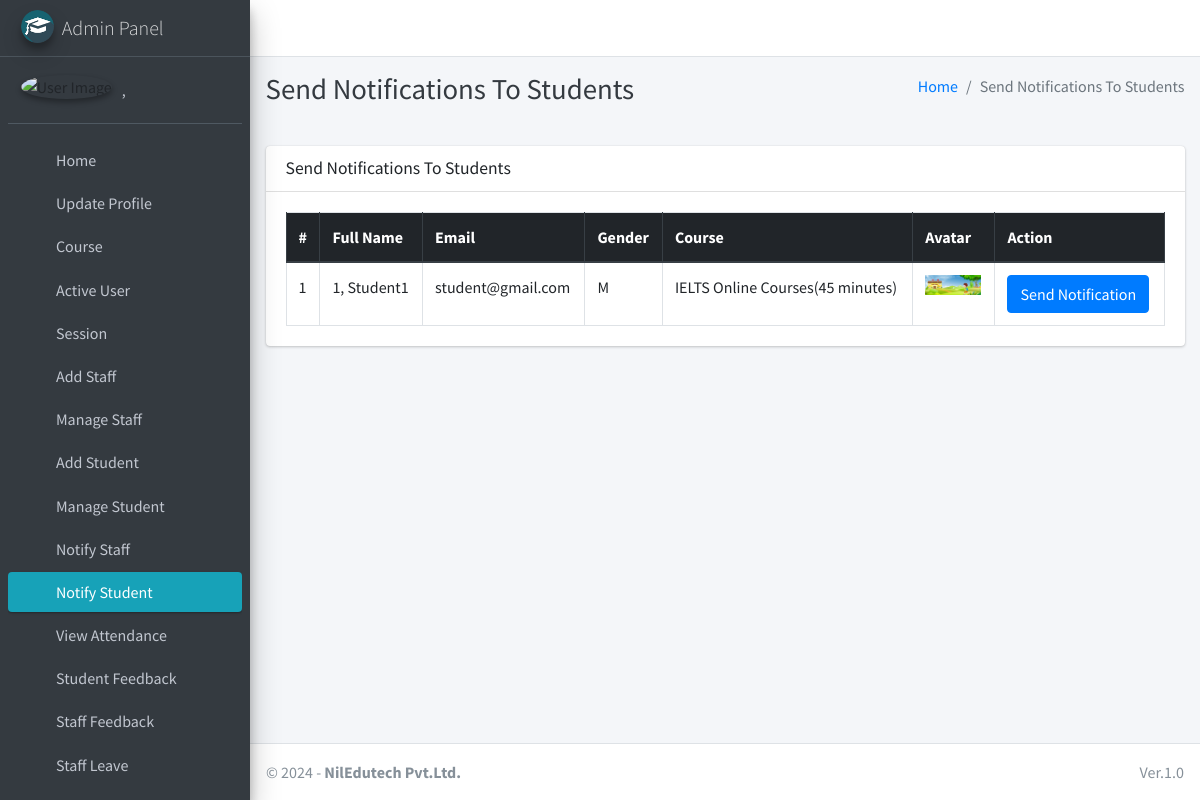
Page /admin_notify_student (signed in) on the committed database.
### main_app/models.py (models this page shows, shortened)
class CustomUser(AbstractUser):
    USER_TYPE = ((1, "HOD"), (2, "Staff"), (3, "Student"))
    GENDER = [("M", "Male"), ("F", "Female")]
    username = None  # Removed username, using email instead
    email = models.EmailField(unique=True)
    user_type = models.CharField(default=1, choices=USER_TYPE, max_length=1)
    gender = models.CharField(max_length=1, choices=GENDER)
    profile_pic = models.ImageField()
    address = models.TextField()
    fcm_token = models.TextField(default="")  # For firebase notifications
    created_at = models.DateTimeField(auto_now_add=True)
    updated_at = models.DateTimeField(auto_now=True)
    USERNAME_FIELD = "email"
    REQUIRED_FIELDS = []
    objects = CustomUserManager()
    def __str__(self):
        return self.last_name + ", " + self.first_name

class Student(models.Model):
    admin = models.OneToOneField(CustomUser, on_delete=models.CASCADE)
    course = models.ForeignKey(Course, on_delete=models.DO_NOTHING, null=True, blank=False)
    session = models.ForeignKey(Session, on_delete=models.DO_NOTHING, null=True)

class Course(models.Model):
    name = models.CharField(max_length=120)
    created_at = models.DateTimeField(auto_now_add=True)
    updated_at = models.DateTimeField(auto_now=True)

### main_app/hod_views.py (the view)
# urls.py: path("admin_notify_student", hod_views.admin_notify_student,
def admin_notify_student(request):
    student = CustomUser.objects.filter(user_type=3)
    context = {
        'page_title': "Send Notifications To Students",
        'students': student
    }
    return render(request, "hod_template/student_notification.html", context)

### main_app/templates/hod_template/student_notification.html (shortened to what this page needs)
{% extends 'main_app/base.html' %}
{% load static %}
{% block page_title %}{{page_title}}{% endblock page_title %}
{% block content %}
<section class="content">
    <div class="container-fluid">
        <div class="row">
            <div class="col-md-12">
                <div class="card">
                    <div class="card-header">
                        <h3 class="card-title">{{page_title}}</h3>
                    </div>
                    <div class="card-body">
                        <table id="example2" class="table table-bordered table-hover">
                            <thead class="thead-dark">
                                <tr>
                                    <th>#</th>
                                    <th>Full Name</th>
                                    <th>Email</th>
                                    <th>Gender</th>
                                    <th>Course</th>
                                    <th>Avatar</th>
                                    <th>Action</th>
                                </tr>
                            </thead>
                            <tbody>
                                {% for student in students %}
                                <tr>
                                    <td>{{ forloop.counter }}</td>
                                    <td>{{student.last_name}}, {{student.first_name}}</td>
                                    <td>{{student.email}}</td>
                                    <td>{{student.gender}}</td>
                                    <td>{{student.student.course.name}}</td>
                                    <td>
                                        {% if student.profile_pic == ""  %}
                                        No Image
                                        {% else %}
                                        <img class="img img-fluid mb-2" height="56" width="56"
                                            src="{{student.profile_pic}}" alt="">
                                        {% endif %}
                                    </td>
                                    <td><button data-toggle = "modal" data-target = "#myModal"class="btn btn-primary show_notification" value="{{student.id}}">Send Notification</button>
                                    </td>
                                </tr>
                                {% endfor %}
                            </tbody>
                        </table>
                    </div>
                </div>
            </div>
        </div>
    </div>
</section>
{% endblock content %}

### main_app/templates/main_app/base.html (shortened to what this page needs)
{% load static %}
<!DOCTYPE html>
<html>
<head>
    <link rel="stylesheet" href="{% static 'plugins/fontawesome-free/css/all.min.css'%} ">
    <link rel="stylesheet" href="https://code.ionicframework.com/ionicons/2.0.1/css/ionicons.min.css">
    <link rel="stylesheet"
        href="{% static 'plugins/tempusdominus-bootstrap-4/css/tempusdominus-bootstrap-4.min.css'%} ">
    <link rel="stylesheet" href="{% static 'plugins/icheck-bootstrap/icheck-bootstrap.min.css'%} ">
    <link rel="stylesheet" href="{% static 'dist/css/adminlte.min.css'%} ">
    <link rel="stylesheet" href="{% static 'plugins/overlayScrollbars/css/OverlayScrollbars.min.css'%} ">
    <link rel="stylesheet" href="{% static 'plugins/daterangepicker/daterangepicker.css'%} ">
</head>
<body class="hold-transition sidebar-mini layout-fixed">
    <div class="wrapper">
        <nav class="main-header navbar navbar-expand navbar-white navbar-light">
            <ul class="navbar-nav">
                <li class="nav-item">
                    <a class="nav-link" data-widget="pushmenu" href="#"><i class="fas fa-bars"></i></a>
                </li>
            </ul>
        </nav>
        {% include "main_app/sidebar_template.html" with user=user %}
        <div class="content-wrapper">
            <div class="content-header">
                <div class="container-fluid">
                    <div class="row mb-2">
                        <div class="col-sm-6">
                            <h1 class="m-0 text-dark">{% block page_title %}{% endblock page_title %}</h1>
                        </div>
                        <div class="col-sm-6">
                            <ol class="breadcrumb float-sm-right">
                                <li class="breadcrumb-item"><a href="#">Home</a></li>
                                <li class="breadcrumb-item active">{{ page_title }}</li>
                            </ol>
                        </div>
                    </div>
                </div>
            </div>
<section class="content">
    <div class="container-fluid">
        <div class="row">
            <div class="col-md-12">
            </div></div></div></section>
            {% block content %}
            {% endblock content %}
        </div>
        {% include "main_app/footer.html" %}
    </div>
</body>
</html>

### main_app/templates/main_app/sidebar_template.html (shortened to what this page needs)
{% load static %}
<aside class="main-sidebar sidebar-dark-info elevation-4">
    {% if request.user.user_type == '1' %}
    <a href="{% url 'admin_home' %}" class="brand-link">
        <img src="{% static 'dist/img/cmsl.png' %} " alt="AdminLTE Logo"
            class="brand-image img-circle elevation-3" >
        <span class="brand-text font-weight-light">Admin Panel</span>
    </a>
    <div class="sidebar">
        <div class="user-panel mt-3 pb-3 mb-3 d-flex">
            <div class="image">
                <img src="{{ request.user.profile_pic}}" class="img-circle elevation-2" alt="User Image">
            </div>
            <div class="info">
                <a href="#" class="d-block">{{user}}</a>
            </div>
        </div>
        <nav class="mt-2">
            <ul class="nav nav-pills nav-sidebar flex-column" data-widget="treeview" role="menu" data-accordion="false">
                <li class="nav-item">
                    {% url 'admin_home' as admin_home %}
                    <a href="{{admin_home}}" class="nav-link {% if admin_home == request.path %} active {% endif %}">
                        <i class="nav-icon fas fa-home"></i>
                        <p>
                            Home
                        </p>
                    </a>
                </li>
                <li class="nav-item">
                    {% url 'admin_view_profile' as admin_view_profile %}
                    <a href="{{admin_view_profile}}"
                        class="nav-link {% if admin_view_profile == request.path %} active {% endif %}">
                        <i class="nav-icon fas fa-address-card"></i>
                        <p>
                            Update Profile
                        </p>
                    </a>
                </li>
                <li class="nav-item has-treeview">
                    <a href="#" class="nav-link">
                        <i class="nav-icon fas fa-bookmark"></i>
                        <p>
                            Course
                            <i class="fas fa-angle-left right"></i>
                        </p>
                    </a>
                </li>
                <li class="nav-item has-treeview">
                    <a href="#" class="nav-link">
                        <i class="nav-icon fas fa-book"></i>
                        <p>
                            Active User
                            <i class="fas fa-angle-left right"></i>
                        </p>
                    </a>
                </li>
                <li class="nav-item has-treeview">
                    <a href="#" class="nav-link">
                        <i class="nav-icon fas fa-clock"></i>
                        <p>
                            Session
                            <i class="fas fa-angle-left right"></i>
                        </p>
                    </a>
                </li>
                <li class="nav-item">
                    {% url 'add_staff' as add_staff %}
                    <a href="{{add_staff}}" class="nav-link {% if add_staff == request.path %} active {% endif %}">
                        <i class="nav-icon fas fa-user-plus"></i>
                        <p>
                            Add Staff
                        </p>
                    </a>
                </li>
                <li class="nav-item">
                    {% url 'manage_staff' as manage_staff %}
                    {% url 'edit_staff' staff_id as edit_staff %}
                    <a href="{{manage_staff}}"
                        class="nav-link {% if manage_staff == request.path or request.path == edit_staff %} active {% endif %}">
                        <i class="nav-icon fas fa-th"></i>
                        <p>
                            Manage Staff
                        </p>
                    </a>
                </li>
                <li class="nav-item">
                    {% url 'add_student' as add_student%}
                    <a href="{{add_student}}" class="nav-link  {% if add_student == request.path %} active {% endif %}">
                        <i class="nav-icon fas fa-user-plus"></i>
                        <p>
                            Add Student
                        </p>
                    </a>
                </li>
                <li class="nav-item">
                    {% url 'manage_student' as manage_student %}
                    {% url 'edit_student' student_id as edit_student %}
                    <a href="{{manage_student}}"
                        class="nav-link  {% if edit_student == request.path or manage_student == request.path %} active {% endif %}">
                        <i class="nav-icon fas fa-th"></i>
                        <p>
                            Manage Student
                        </p>
                    </a>
                </li>
                <li class="nav-item">
                    {% url 'admin_notify_staff' as admin_notify_staff %}
                    <a href="{{admin_notify_staff}}"
                        class="nav-link {% if admin_notify_staff == request.path %} active {% endif %}">
                        <i class="nav-icon fas fa-bullhorn"></i>
                        <p>
                            Notify Staff
                        </p>
                    </a>
                </li>
                <li class="nav-item">
                    {% url 'admin_notify_student' as admin_notify_student %}
                    <a href="{{admin_notify_student}}"
                        class="nav-link {% if admin_notify_student == request.path %} active {% endif %}">
                        <i class="nav-icon fas fa-bullhorn"></i>
                        <p>
                            Notify Student
                        </p>
                    </a>
                </li>
                <li class="nav-item">
                    {% url 'admin_view_attendance' as admin_view_attendance %}
                <li class="nav-item">
                    <a href="{{admin_view_attendance}}"
                        class="nav-link  {% if admin_view_attendance == request.path %} active {% endif %}">
                        <i class="nav-icon fas fa-calendar-alt"></i>
                        <p>
                            View Attendance
                        </p>
                    </a>
                </li>
                <li class="nav-item">
                    {% url 'student_feedback_message' as student_feedback_message %}
                    <a href="{{ student_feedback_message }}"
                        class="nav-link  {% if student_feedback_message == request.path %} active {% endif %}">
                        <i class="nav-icon fas fa-comment-alt"></i>
                        <p>
                            Student Feedback
                        </p>
                    </a>
                </li>
                <li class="nav-item">
                    {% url 'staff_feedback_message' as staff_feedback_message %}
                    <a href="{{staff_feedback_message}}"
                        class="nav-link   {% if staff_feedback_message == request.path %} active {% endif %}">
                        <i class="nav-icon fas fa-comment"></i>
                        <p>
                            Staff Feedback
                        </p>
                    </a>
                </li>
                <li class="nav-item">
                    {% url 'view_staff_leave' as view_staff_leave %}
                    <a href="{{view_staff_leave}}"
                        class="nav-link  {% if view_staff_leave == request.path %} active {% endif %}">
                        <i class="nav-icon fas fa-check-double"></i>
                        <p>
                            Staff Leave
                        </p>
                    </a>
                </li>
                <li class="nav-item">
                    {% url 'view_student_leave' as view_student_leave %}
                    <a href="{% url 'view_student_leave' %}"
                        class="nav-link  {% if view_student_leave == request.path %} active {% endif %}">
                    </a>
                </li>
                                        {% endif %}
                                    </ul>
                                </nav>
                            </div>
</aside>

### main_app/templates/main_app/footer.html
<footer class="main-footer">
    &copy; {% now "Y" %} - <strong>NilEdutech Pvt.Ltd.</strong>
    <div class="float-right d-none d-sm-inline-block">
       Ver.1.0
    </div>
</footer>

### rows in the picture
CustomUser: last_name+first_name ","
CustomUser: last_name "1", first_name "Student1", email "student@gmail.com", gender "M", student.course.name "IELTS Online Courses(45 minutes)", profile_pic (picture)

### other values in the picture
{{ page_title }} "Send Notifications To Students"
